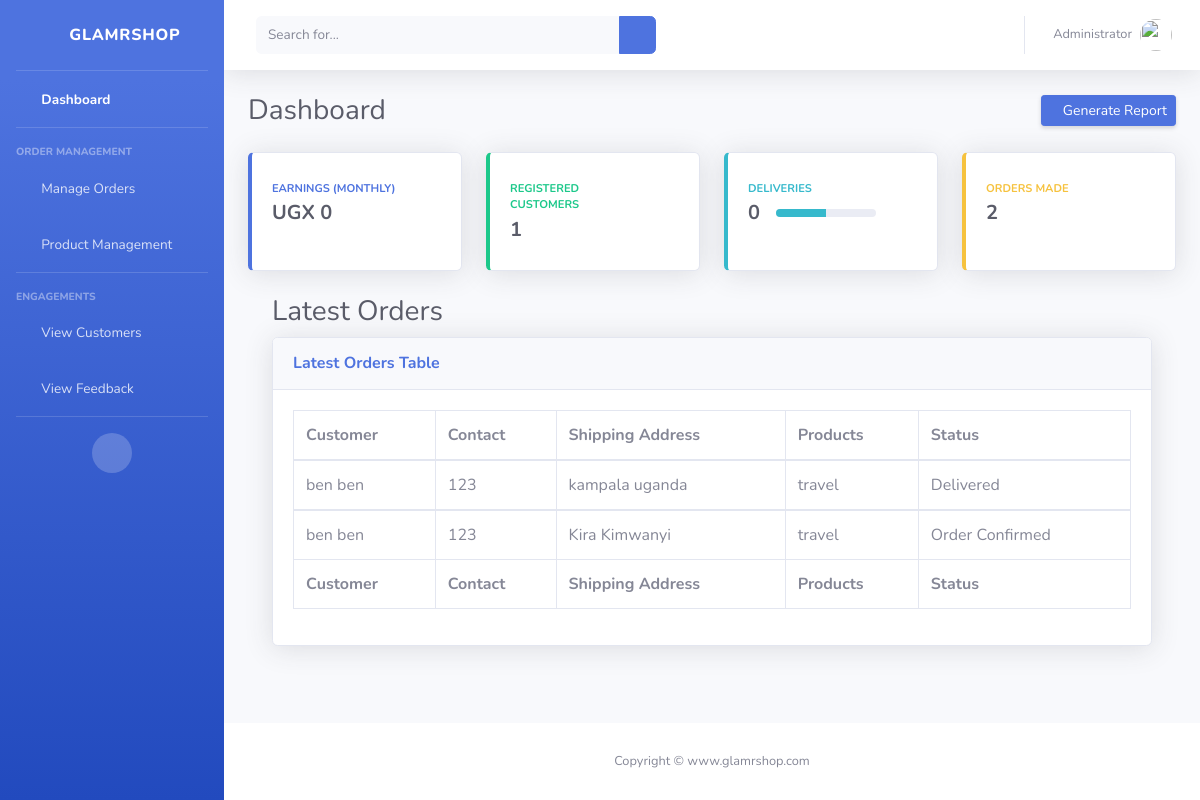
The page /admindashboard (signed in) on the database as committed earlier.
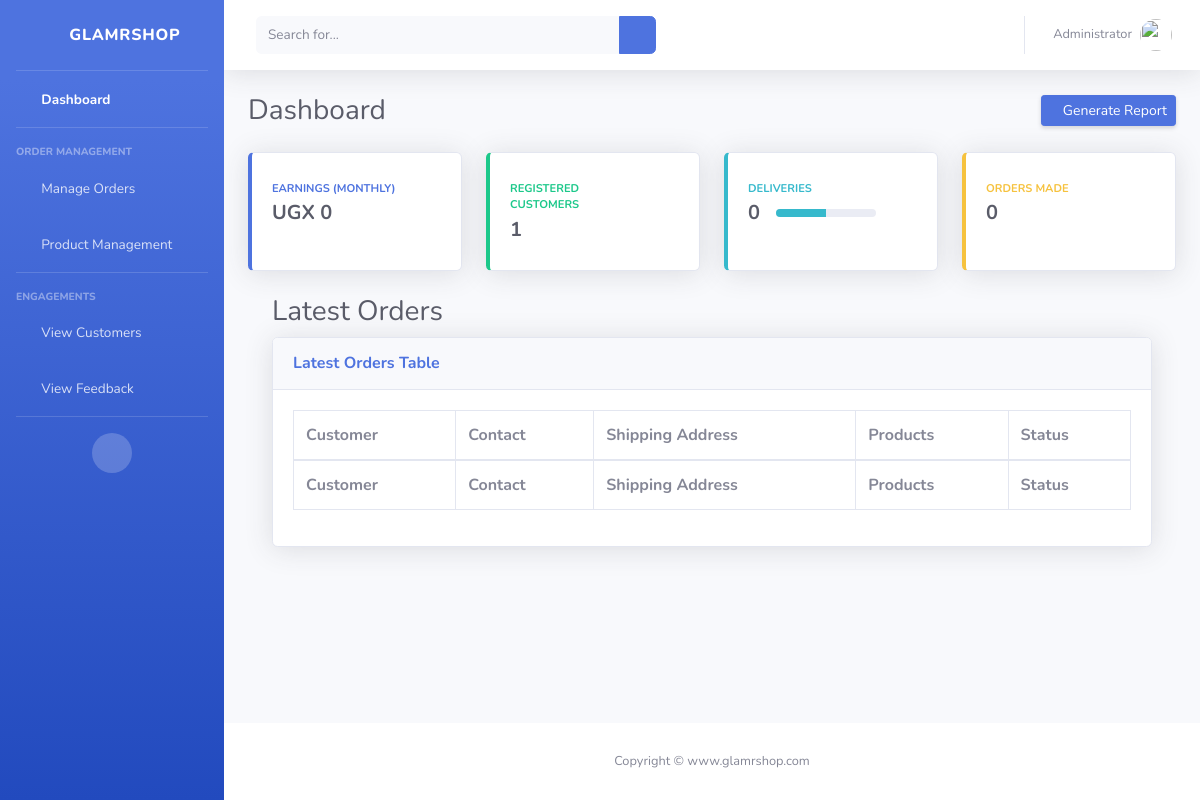
The same page on the database as committed later.
### ecom/models.py (models this page shows, shortened)
class Customer(models.Model):
    user=models.OneToOneField(User,on_delete=models.CASCADE)
    profile_pic= models.ImageField(upload_to='profile_pic/CustomerProfilePic/',null=True,blank=True)
    address = models.CharField(max_length=40)
    mobile = models.CharField(max_length=20,null=False)
    @property
    def get_name(self):
        return self.user.first_name+" "+self.user.last_name

class Orders(models.Model):
    STATUS =(
        ('Pending','Pending'),
        ('Order Confirmed','Order Confirmed'),
        ('Out for Delivery','Out for Delivery'),
        ('Delivered','Delivered'),
    )
    customer=models.ForeignKey('Customer', on_delete=models.CASCADE,null=True)
    product=models.ForeignKey('Product',on_delete=models.CASCADE,null=True)
    email = models.CharField(max_length=50,null=True)
    address = models.CharField(max_length=500,null=True)
    mobile = models.CharField(max_length=20,null=True)
    order_date= models.DateField(auto_now_add=True,null=True)
    status=models.CharField(max_length=50,null=True,choices=STATUS)

class Product(models.Model):
    name=models.CharField(max_length=40)
    product_image= models.ImageField(upload_to='product_image/',null=True,blank=True)
    price = models.PositiveIntegerField()
    description=models.CharField(max_length=40)

### ecom/views.py (the view)
# urls.py: path('admindashboard', views.admin_dashboard,name='admin-dash'),
@login_required(login_url='adminlogin')
def admin_dashboard(request):
    customercount=models.Customer.objects.all().count()
    productcount=models.Product.objects.all().count()
    ordercount=models.Orders.objects.all().count()
    orders=models.Orders.objects.all()
    ordered_products=[]
    ordered_bys=[]
    for order in orders:
        ordered_product=models.Product.objects.all().filter(id=order.product.id)
        ordered_by=models.Customer.objects.all().filter(id = order.customer.id)
        ordered_products.append(ordered_product)
        ordered_bys.append(ordered_by)
    mydict={
    'customercount':customercount,
    'productcount':productcount,
    'ordercount':ordercount,
    'data':zip(ordered_products,ordered_bys,orders),
    }
    return render(request,'adminDashboard/index.html',context=mydict)

### templates/adminDashboard/index.html
{% extends 'adminDashboard/base.html' %}
{% load static %}
{% block content %}
<div class="container-fluid">
    <h1 class="h3 mb-2 text-gray-800">Latest Orders</h1>
    <div class="card shadow mb-4">
        <div class="card-header py-3">
            <h6 class="m-0 font-weight-bold text-primary">Latest Orders Table</h6>
        </div>
        <div class="card-body">
            <div class="table-responsive">
                <table class="table table-bordered" id="dataTable" width="100%" cellspacing="0">
                    <thead>
                        <tr>
                            <th>Customer</th>
                            <th>Contact</th>
                            <th>Shipping Address</th>
                            <th>Products</th>
                            <th>Status</th>
                        </tr>
                    </thead>
                    <tfoot>
                        <tr>
                            <th>Customer</th>
                            <th>Contact</th>
                            <th>Shipping Address</th>
                            <th>Products</th>
                            <th>Status</th>
                        </tr>
                    </tfoot>
                    {% for product,customer,order in data %}
                    <tbody>
                        <tr>
                            {% for c in customer %}
                                <td>{{c.get_name}}</td>
                                <td>{{c.mobile}}</td>
                                <td>{{order.address}}</td>
                            {% endfor %}
                            {% for p in product %}
                                <td>{{p.name}}</td>
                                {% if order.status == 'Pending'%}
                                    <td> <span class="label label-info">{{order.status}}</span></td>
                                {% elif order.status == 'Delivered' %}
                                    <td> <span class="label label-success">{{order.status}}</span></td>
                                {% elif order.status == 'Out for Delivery' %}
                                    <td> <span class="label label-warning">{{order.status}}</span></td>
                                {%else%}
                                    <td> <span class="label label-primary">{{order.status}}</span></td>
                                {%endif%}
                            {%endfor%}
                        </tr>
                    </tbody>
                    {% endfor %}
                </table>
            </div>
        </div>
    </div>
</div>
{%  endblock %}

### templates/adminDashboard/base.html (shortened to what this page needs)
{% load static %}
<!DOCTYPE html>
<html lang="en">
<head>
    <link href="{% static 'admin-styling/vendor/fontawesome-free/css/all.min.css'%}" rel="stylesheet" type="text/css">
    <link href="{% static 'admin-styling/css/sb-admin-2.min.css' %}" rel="stylesheet">
</head>
<body id="page-top">
    <div id="wrapper">
        <ul class="navbar-nav bg-gradient-primary sidebar sidebar-dark accordion" id="accordionSidebar">
            <a class="sidebar-brand d-flex align-items-center justify-content-center" href="index.html">
                <div class="sidebar-brand-icon rotate-n-15">
                    <i class="fas fa-laugh-wink"></i>
                </div>
                <div class="sidebar-brand-text mx-3">Glamrshop</div>
            </a>
            <hr class="sidebar-divider my-0">
            <li class="nav-item active">
                <a class="nav-link" href="">
                    <i class="fas fa-fw fa-tachometer-alt"></i>
                    <span>Dashboard</span></a>
            </li>
            <hr class="sidebar-divider">
            <div class="sidebar-heading">
                Order Management
            </div>
            <li class="nav-item">
                <a class="nav-link collapsed" href="#" data-toggle="collapse" data-target="#collapseOne "
                    aria-expanded="true" aria-controls="collapseTwo">
                    <i class="fas fa-fw fa-cog"></i>
                    <span>Manage Orders</span>
                </a>
            </li>
            <li class="nav-item">
                <a class="nav-link collapsed" href="#" data-toggle="collapse" data-target="#collapseTwo"
                    aria-expanded="true" aria-controls="collapseTwo">
                    <i class="fas fa-fw fa-cog"></i>
                    <span>Product Management</span>
                </a>
            </li>
            <hr class="sidebar-divider">
            <div class="sidebar-heading">
                Engagements
            </div>
            <li class="nav-item">
                <a class="nav-link collapsed" href="/view-customer" data-toggle="collapse" data-target="#collapsePages"
                    aria-expanded="true" aria-controls="collapsePages">
                    <i class="fas fa-fw fa-folder"></i>
                    <span>View Customers</span>
                </a>
            </li>
            <li class="nav-item">
                <a class="nav-link" href="charts.html">
                    <i class="fas fa-fw fa-chart-area"></i>
                    <span>View Feedback</span></a>
            </li>
            <hr class="sidebar-divider d-none d-md-block">
            <div class="text-center d-none d-md-inline">
                <button class="rounded-circle border-0" id="sidebarToggle"></button>
            </div>
        </ul>
        <div id="content-wrapper" class="d-flex flex-column">
            <div id="content">
                <nav class="navbar navbar-expand navbar-light bg-white topbar mb-4 static-top shadow">
                    <form
                        class="d-none d-sm-inline-block form-inline mr-auto ml-md-3 my-2 my-md-0 mw-100 navbar-search">
                        <div class="input-group">
                            <input type="text" class="form-control bg-light border-0 small" placeholder="Search for..."
                                aria-label="Search" aria-describedby="basic-addon2">
                            <div class="input-group-append">
                                <button class="btn btn-primary" type="button">
                                    <i class="fas fa-search fa-sm"></i>
                                </button>
                            </div>
                        </div>
                    </form>
                    <ul class="navbar-nav ml-auto">
                        <li class="nav-item dropdown no-arrow">
                            <a class="nav-link dropdown-toggle" href="#" id="userDropdown" role="button"
                                data-toggle="dropdown" aria-haspopup="true" aria-expanded="false">
                                <span class="mr-2 d-none d-lg-inline text-gray-600 small">Administrator</span>
                                <img class="img-profile rounded-circle"
                                    src="{%static 'admin-styling/img/undraw_profile.svg'%}">
                            </a>
                        </li>
                    </ul>
                </nav>
                <div class="container-fluid">
                    <div class="d-sm-flex align-items-center justify-content-between mb-4">
                        <h1 class="h3 mb-0 text-gray-800">Dashboard</h1>
                        <a href="#" class="d-none d-sm-inline-block btn btn-sm btn-primary shadow-sm"><i
                                class="fas fa-download fa-sm text-white-50"></i> Generate Report</a>
                    </div>
                    <div class="row">
                        <div class="col-xl-3 col-md-6 mb-4">
                            <div class="card border-left-primary shadow h-100 py-2">
                                <div class="card-body">
                                    <div class="row no-gutters align-items-center">
                                        <div class="col mr-2">
                                            <div class="text-xs font-weight-bold text-primary text-uppercase mb-1">
                                                Earnings (Monthly)</div>
                                            <div class="h5 mb-0 font-weight-bold text-gray-800">UGX 0</div>
                                        </div>
                                        <div class="col-auto">
                                            <i class="fas fa-calendar fa-2x text-gray-300"></i>
                                        </div>
                                    </div>
                                </div>
                            </div>
                        </div>
                        <div class="col-xl-3 col-md-6 mb-4">
                            <div class="card border-left-success shadow h-100 py-2">
                                <div class="card-body">
                                    <div class="row no-gutters align-items-center">
                                        <div class="col mr-2">
                                            <div class="text-xs font-weight-bold text-success text-uppercase mb-1">
                                                Registered Customers</div>
                                            <div class="h5 mb-0 font-weight-bold text-gray-800">{{customercount}}</div>
                                        </div>
                                        <div class="col-auto">
                                            <i class="fas fa-dollar-sign fa-2x text-gray-300"></i>
                                        </div>
                                    </div>
                                </div>
                            </div>
                        </div>
                        <div class="col-xl-3 col-md-6 mb-4">
                            <div class="card border-left-info shadow h-100 py-2">
                                <div class="card-body">
                                    <div class="row no-gutters align-items-center">
                                        <div class="col mr-2">
                                            <div class="text-xs font-weight-bold text-info text-uppercase mb-1">Deliveries
                                            </div>
                                            <div class="row no-gutters align-items-center">
                                                <div class="col-auto">
                                                    <div class="h5 mb-0 mr-3 font-weight-bold text-gray-800">0</div>
                                                </div>
                                                <div class="col">
                                                    <div class="progress progress-sm mr-2">
                                                        <div class="progress-bar bg-info" role="progressbar"
                                                            style="width: 50%" aria-valuenow="50" aria-valuemin="0"
                                                            aria-valuemax="100"></div>
                                                    </div>
                                                </div>
                                            </div>
                                        </div>
                                        <div class="col-auto">
                                            <i class="fas fa-clipboard-list fa-2x text-gray-300"></i>
                                        </div>
                                    </div>
                                </div>
                            </div>
                        </div>
                        <div class="col-xl-3 col-md-6 mb-4">
                            <div class="card border-left-warning shadow h-100 py-2">
                                <div class="card-body">
                                    <div class="row no-gutters align-items-center">
                                        <div class="col mr-2">
                                            <div class="text-xs font-weight-bold text-warning text-uppercase mb-1">
                                                Orders Made</div>
                                            <div class="h5 mb-0 font-weight-bold text-gray-800">{{ordercount}}</div>
                                        </div>
                                        <div class="col-auto">
                                            <i class="fas fa-comments fa-2x text-gray-300"></i>
                                        </div>
                                    </div>
                                </div>
                            </div>
                        </div>
                    </div>
  {% block content %}
  {% endblock content %}
                </div>
            </div>
            <footer class="sticky-footer bg-white">
                <div class="container my-auto">
                    <div class="copyright text-center my-auto">
                        <span>Copyright &copy; www.glamrshop.com</span>
                    </div>
                </div>
            </footer>
        </div>
    </div>
</body>
</html>

Rows that differ between the two databases and show on the page:
removed Orders: address "kampala uganda", status "Delivered"
no longer on this page (row unchanged): Customer: get_name "ben ben", mobile "123"
removed Product: name "travel"
removed Orders: address "Kira Kimwanyi", status "Order Confirmed"
Other text that changed with them:
{{ ordercount }}: "2" → "0"
